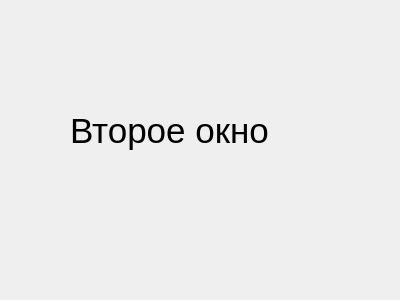
<?xml version="1.0" encoding="UTF-8"?>
<ui version="4.0">
 <class>secondwindow</class>
 <widget class="QDialog" name="secondwindow">
  <property name="geometry">
   <rect>
    <x>0</x>
    <y>0</y>
    <width>400</width>
    <height>300</height>
   </rect>
  </property>
  <property name="windowTitle">
   <string>Dialog</string>
  </property>
  <widget class="QLabel" name="label">
   <property name="geometry">
    <rect>
     <x>70</x>
     <y>90</y>
     <width>261</width>
     <height>81</height>
    </rect>
   </property>
   <property name="font">
    <font>
     <pointsize>26</pointsize>
    </font>
   </property>
   <property name="text">
    <string>Второе окно</string>
   </property>
  </widget>
 </widget>
 <resources/>
 <connections/>
</ui>
